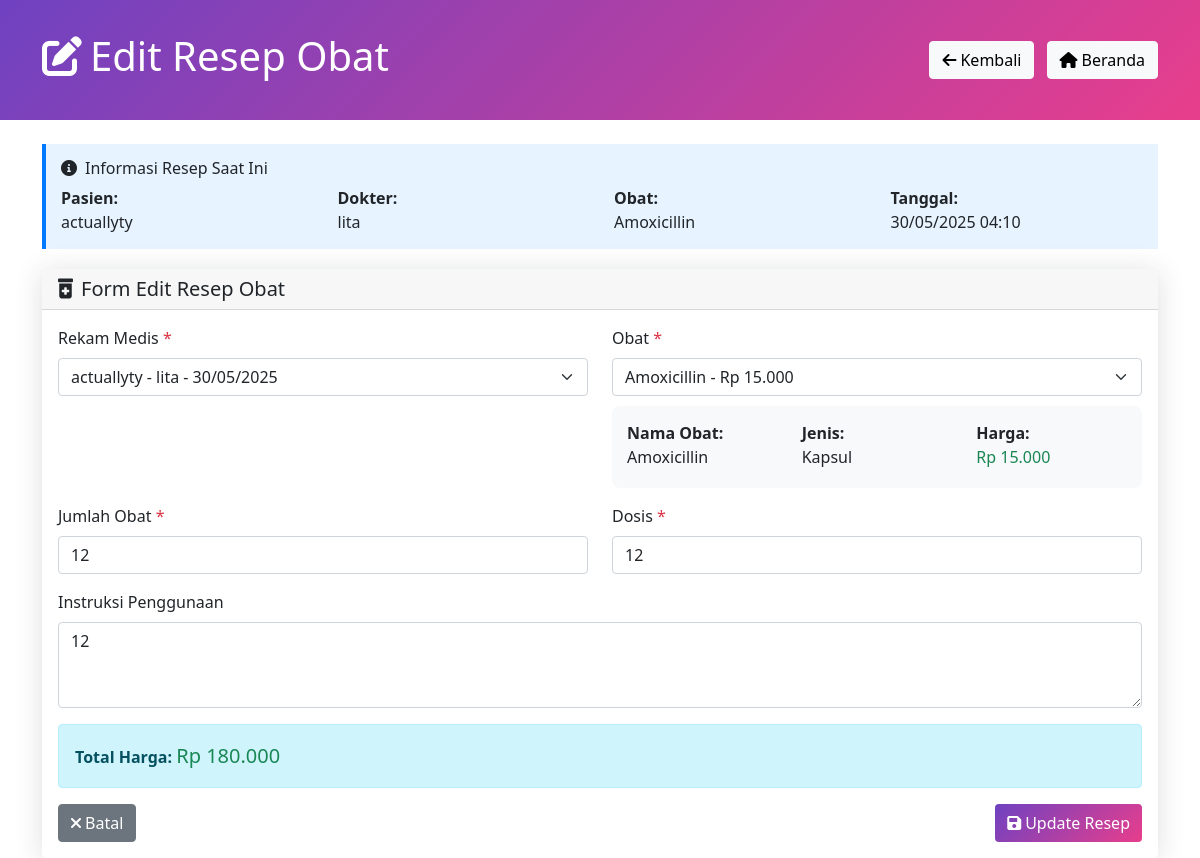
/modules/rekammedis/edit_resep.php?id=1, run on the app's committed database.
### tables this page shows
CREATE TABLE `resep_obat` (
  `ID_resep` int(11) NOT NULL,
  `ID_rkmmed` int(11) NOT NULL,
  `ID_obat` int(11) NOT NULL,
  `jumlah_obat` int(11) NOT NULL,
  `dosis` varchar(100) NOT NULL,
  `instruksi` text NOT NULL,
  `catatan` text DEFAULT NULL,
  `created_at` timestamp NOT NULL DEFAULT current_timestamp(),
  `tanggal_resep` datetime DEFAULT current_timestamp()
);

CREATE TABLE `dokter` (
  `ID_dokter` int(11) NOT NULL,
  `Username` varchar(50) NOT NULL,
  `Pengguna_role` varchar(20) DEFAULT NULL,
  `Spesialisasi` varchar(100) DEFAULT NULL,
  `Nomor_telepon` varchar(15) DEFAULT NULL
);

CREATE TABLE `obat` (
  `ID_obat` int(11) NOT NULL,
  `nama_obat` varchar(100) NOT NULL,
  `jenis_obat` varchar(50) NOT NULL,
  `harga_obat` decimal(10,2) NOT NULL,
  `stok_obat` int(11) NOT NULL,
  `deskripsi` text DEFAULT NULL,
  `tanggal_kadaluarsa` date DEFAULT NULL,
  `created_at` timestamp NOT NULL DEFAULT current_timestamp(),
  `updated_at` timestamp NOT NULL DEFAULT current_timestamp() ON UPDATE current_timestamp()
);

CREATE TABLE `rekam_medis` (
  `ID_rkmmed` int(11) NOT NULL,
  `ID_user` int(11) NOT NULL,
  `ID_dokter` int(11) NOT NULL,
  `Diagnosa` text NOT NULL,
  `Tanggal` date NOT NULL,
  `Pengobatan` text NOT NULL,
  `keluhan` text NOT NULL,
  `tekanan_darah` varchar(20) DEFAULT NULL,
  `berat_badan` decimal(5,2) DEFAULT NULL,
  `tinggi_badan` decimal(5,2) DEFAULT NULL,
  `created_at` timestamp NOT NULL DEFAULT current_timestamp(),
  `updated_at` timestamp NOT NULL DEFAULT current_timestamp() ON UPDATE current_timestamp()
);

### modules/rekammedis/edit_resep.php (the view, shortened to what this page needs)
<?php
include_once 'koneksi.php';
$id_resep = isset($_GET['id']) ? (int)$_GET['id'] : 0;
$stmt = $pdo->prepare("
    SELECT ro.*,
           o.nama_obat, o.jenis_obat, o.harga_obat,
           rm.Tanggal, rm.Diagnosa,
           tl.username as nama_pasien,
           d.Username as nama_dokter, d.Spesialisasi
    FROM resep_obat ro
    LEFT JOIN obat o ON ro.ID_obat = o.ID_obat
    LEFT JOIN rekam_medis rm ON ro.ID_rkmmed = rm.ID_rkmmed
    LEFT JOIN tb_login tl ON rm.ID_user = tl.ID_user
    LEFT JOIN dokter d ON rm.ID_dokter = d.ID_dokter
    WHERE ro.ID_resep = ?
");
$stmt->execute([$id_resep]);
$current_resep = $stmt->fetch();
$rekam_medis = $pdo->query("
    SELECT rm.*, tl.username as nama_pasien, d.Username as nama_dokter
    FROM rekam_medis rm
    LEFT JOIN tb_login tl ON rm.ID_user = tl.ID_user
    LEFT JOIN dokter d ON rm.ID_dokter = d.ID_dokter
    ORDER BY rm.Tanggal DESC
")->fetchAll();
$obat = $pdo->query("SELECT * FROM obat ORDER BY nama_obat")->fetchAll();
function formatRupiah($angka) {
    return "Rp " . number_format($angka, 0, ',', '.');
}
?>
<!DOCTYPE html>
<html lang="id">
<head>
    <link href="https://cdn.jsdelivr.net/npm/bootstrap@5.1.3/dist/css/bootstrap.min.css" rel="stylesheet">
    <link href="https://cdnjs.cloudflare.com/ajax/libs/font-awesome/6.0.0/css/all.min.css" rel="stylesheet">
</head>
<body>
    <div class="header-section">
        <div class="container">
            <div class="d-flex justify-content-between align-items-center">
                <h1><i class="fas fa-edit me-2"></i>Edit Resep Obat</h1>
                <div>
                    <a href="resep_obat.php" class="btn btn-light me-2">
                        <i class="fas fa-arrow-left me-1"></i>Kembali
                    </a>
                    <a href="index.php" class="btn btn-light">
                        <i class="fas fa-home me-1"></i>Beranda
                    </a>
                </div>
            </div>
        </div>
    </div>
    <div class="container mt-4">
        <div class="current-info">
            <h6><i class="fas fa-info-circle me-2"></i>Informasi Resep Saat Ini</h6>
            <div class="row">
                <div class="col-md-3">
                    <strong>Pasien:</strong><br>
                    <?php echo htmlspecialchars($current_resep['nama_pasien']); ?>
                </div>
                <div class="col-md-3">
                    <strong>Dokter:</strong><br>
                    <?php echo htmlspecialchars($current_resep['nama_dokter']); ?>
                </div>
                <div class="col-md-3">
                    <strong>Obat:</strong><br>
                    <?php echo htmlspecialchars($current_resep['nama_obat']); ?>
                </div>
                <div class="col-md-3">
                    <strong>Tanggal:</strong><br>
                    <?php echo date('d/m/Y H:i', strtotime($current_resep['created_at'])); ?>
                </div>
            </div>
        </div>
        <div class="card">
            <div class="card-header">
                <h5 class="mb-0"><i class="fas fa-prescription-bottle-alt me-2"></i>Form Edit Resep Obat</h5>
            </div>
            <div class="card-body">
                <form method="POST" id="resepForm">
                    <div class="row">
                        <div class="col-md-6">
                            <div class="mb-3">
                                <label for="id_rkmmed" class="form-label">Rekam Medis <span class="text-danger">*</span></label>
                                <select class="form-select" id="id_rkmmed" name="id_rkmmed" required>
                                    <?php foreach ($rekam_medis as $rm): ?>
                                        <option value="<?php echo $rm['ID_rkmmed']; ?>"
                                                <?php echo ($rm['ID_rkmmed'] == $current_resep['ID_rkmmed']) ? 'selected' : ''; ?>>
                                            <?php echo htmlspecialchars($rm['nama_pasien']); ?> -
                                        </option>
                                    <?php endforeach; ?>
                                </select>
                            </div>
                        </div>
                        <div class="col-md-6">
                            <div class="mb-3">
                                <label for="id_obat" class="form-label">Obat <span class="text-danger">*</span></label>
                                <select class="form-select" id="id_obat" name="id_obat" required onchange="showObatInfo()">
                                    <?php foreach ($obat as $ob): ?>
                                        <option value="<?php echo $ob['ID_obat']; ?>"
                                                data-nama="<?php echo htmlspecialchars($ob['nama_obat']); ?>"
                                                data-jenis="<?php echo htmlspecialchars($ob['jenis_obat']); ?>"
                                                data-harga="<?php echo $ob['harga_obat']; ?>"
                                                <?php echo ($ob['ID_obat'] == $current_resep['ID_obat']) ? 'selected' : ''; ?>>
                                            <?php echo htmlspecialchars($ob['nama_obat']); ?> - <?php echo formatRupiah($ob['harga_obat']); ?>
                                        </option>
                                    <?php endforeach; ?>
                                </select>
                                <div id="obat-info" class="obat-info">
                                    <div class="row">
                                        <div class="col-md-4">
                                            <strong>Nama Obat:</strong>
                                            <p id="info-nama" class="mb-1"><?php echo htmlspecialchars($current_resep['nama_obat']); ?></p>
                                        </div>
                                        <div class="col-md-4">
                                            <strong>Jenis:</strong>
                                            <p id="info-jenis" class="mb-1"><?php echo htmlspecialchars($current_resep['jenis_obat']); ?></p>
                                        </div>
                                        <div class="col-md-4">
                                            <strong>Harga:</strong>
                                            <p id="info-harga" class="mb-1 text-success"><?php echo formatRupiah($current_resep['harga_obat']); ?></p>
                                        </div>
                                    </div>
                                </div>
                            </div>
                        </div>
                    </div>
                    <div class="row">
                        <div class="col-md-6">
                            <div class="mb-3">
                                <label for="jumlah_obat" class="form-label">Jumlah Obat <span class="text-danger">*</span></label>
                                <input type="number" class="form-control" id="jumlah_obat" name="jumlah_obat"
                                       min="1" value="<?php echo $current_resep['jumlah_obat']; ?>" required onchange="calculateTotal()">
                            </div>
                        </div>
                        <div class="col-md-6">
                            <div class="mb-3">
                                <label for="dosis" class="form-label">Dosis <span class="text-danger">*</span></label>
                                <input type="text" class="form-control" id="dosis" name="dosis"
                                       value="<?php echo htmlspecialchars($current_resep['dosis']); ?>"
                                       placeholder="Contoh: 3x1 sehari" required>
                            </div>
                        </div>
                    </div>
                    <div class="mb-3">
                        <label for="instruksi" class="form-label">Instruksi Penggunaan</label>
                        <textarea class="form-control" id="instruksi" name="instruksi" rows="3"
                                  placeholder="Contoh: Diminum setelah makan, jangan dikunyah"><?php echo htmlspecialchars($current_resep['instruksi']); ?></textarea>
                    </div>
                    <div id="total-display" class="alert alert-info">
                        <strong>Total Harga: </strong><span id="total-harga" class="text-success fs-5">
                        </span>
                    </div>
                    <div class="d-flex justify-content-between">
                        <a href="resep_obat.php" class="btn btn-secondary">
                            <i class="fas fa-times me-1"></i>Batal
                        </a>
                        <button type="submit" class="btn btn-primary">
                            <i class="fas fa-save me-1"></i>Update Resep
                        </button>
                    </div>
                </form>
            </div>
        </div>
    </div>
</body>
</html>

### modules/rekammedis/edit_resep.php (style rules this page uses)
.header-section { background: linear-gradient(135deg, #6f42c1 0%, #e83e8c 100%); color: white; padding: 2rem 0; }
.card { box-shadow: 0 0.15rem 1.75rem 0 rgba(33, 40, 50, 0.15); border: none; }
.btn-primary { background: linear-gradient(135deg, #6f42c1 0%, #e83e8c 100%); border: none; }
.obat-info { background-color: #f8f9fa; padding: 15px; border-radius: 8px; margin-top: 10px; }
.current-info { background-color: #e7f3ff; border-left: 4px solid #007bff; padding: 15px; margin-bottom: 20px; }

### data on the page
resep_obat: tb_login.username "actuallyty", dokter.Username "lita", ID_obat.nama_obat "Amoxicillin", created_at "30/05/2025 04:10", id_rkmmed "actuallyty - lita - 30/05/2025", id_obat "Amoxicillin - Rp 15.000", jumlah_obat "12", dosis "12", instruksi "12"
